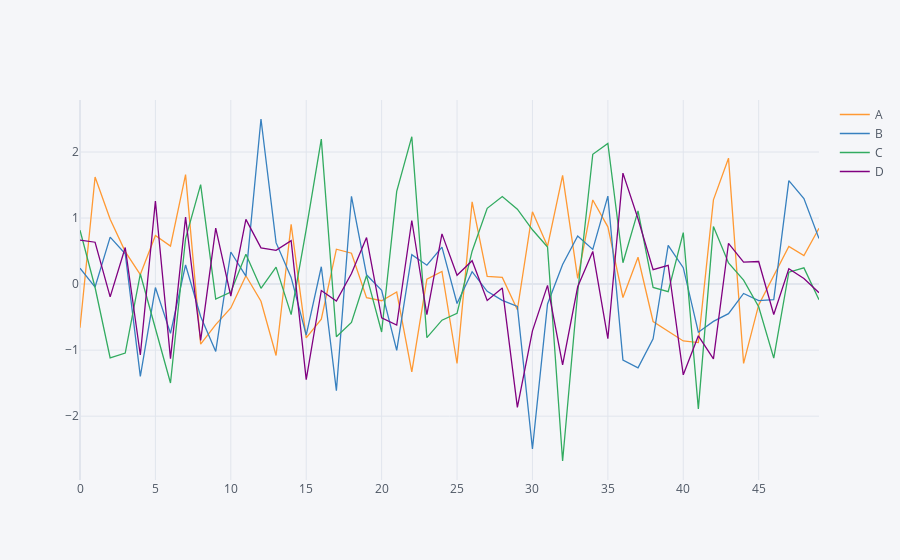

Here is the notebook cell this chart was saved with:
### Code cell
arr_1 = np.random.randn(50,4)
df1 = pd.DataFrame(arr_1, columns=['A', 'B', 'C', 'D'])
df1.iplot()
